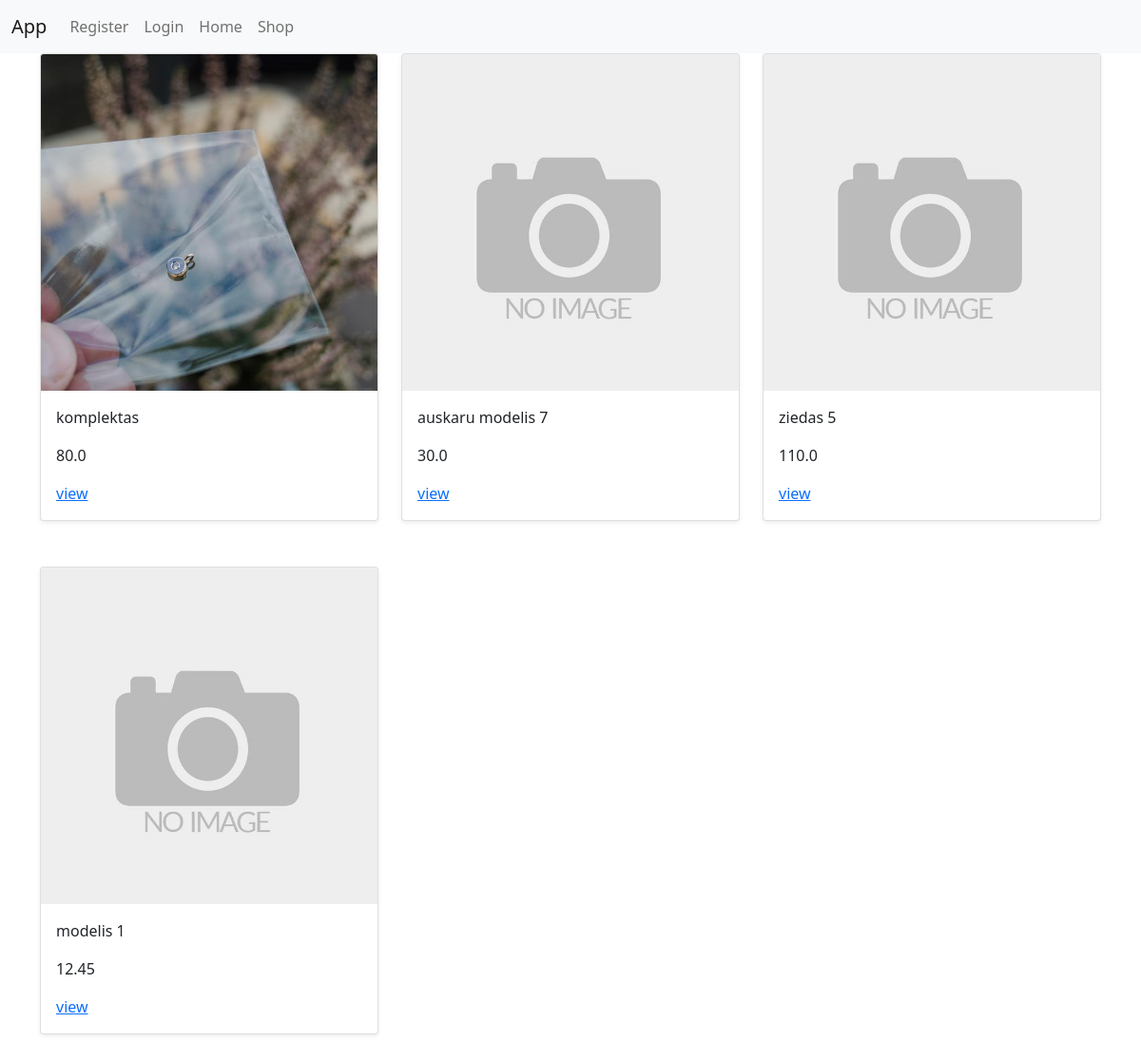
Page /app/view_items_models_list/ on the committed database.
### shop/models.py (models this page shows, shortened)
class ItemModel(models.Model):
    item_model_name = models.CharField("Item model name", max_length=30, help_text="shop item category name")
    category_id = models.ManyToManyField("ItemCategory", help_text="Item category")
    price = models.FloatField("Item price", default="0.00")
    photo = models.ImageField(default="item_pics/default.jpg", upload_to="item_pics", null=True)

### shop/views.py (the view)
# urls.py: path("view_items_models_list/", views.ItemModelListView.as_view(), name='view_items_models_list_n'),
class ItemModelListView(generic.ListView):
    model = ItemModel
    context_object_name = 'itemmodel_list'
    template_name = 'view_items_models_list.html'
    paginate_by = 10

### shop/templates/view_items_models_list.html
{% extends "base.html" %}
{% block content %}
<div class="container">
    <div class="row">
        {% for item_obj in itemmodel_list %}
        <div class="col-sm-6 col-md-4 d-flex align-items-stretch">
            <div class="card mb-5 shadow-sm">
                <img src="{{ item_obj.photo.url }}" class="card-img-top">
                <div class="card-body">
                    <p class="card-text">{{ item_obj.item_model_name }}</p>
                    <p class="card-text">{{ item_obj.price }}</p>
                    <p class="card-text"><a href="{% url 'view_item_model_detail_n' item_obj.id %}">view</a></p>
                </div>
            </div>
        </div>
        {% endfor %}
    </div>
</div>
{% endblock %}

### rows in the picture
ItemModel: photo (picture), item_model_name "komplektas", price "80.0"
ItemModel: photo (placeholder picture), item_model_name "auskaru modelis 7", price "30.0"
ItemModel: photo (placeholder picture), item_model_name "ziedas 5", price "110.0"
ItemModel: photo (placeholder picture), item_model_name "modelis 1", price "12.45"
